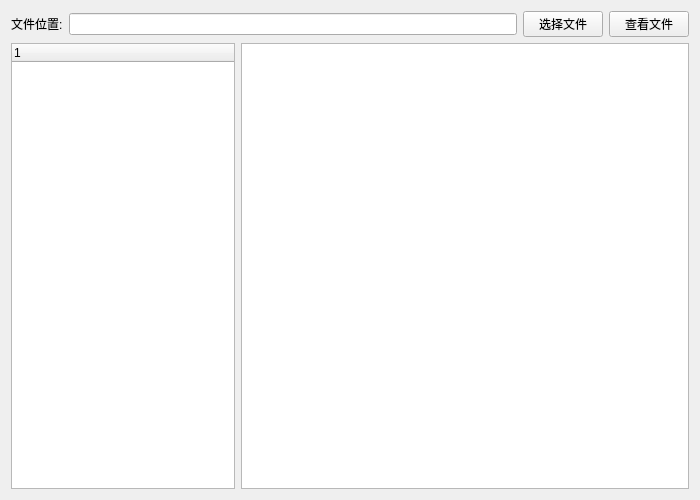
<?xml version="1.0" encoding="UTF-8"?>
<ui version="4.0">
 <class>ShowLocalDate</class>
 <widget class="QWidget" name="ShowLocalDate">
  <property name="geometry">
   <rect>
    <x>0</x>
    <y>0</y>
    <width>700</width>
    <height>500</height>
   </rect>
  </property>
  <property name="windowTitle">
   <string>Form</string>
  </property>
  <layout class="QGridLayout" name="gridLayout">
   <item row="0" column="0">
    <layout class="QVBoxLayout" name="verticalLayout">
     <item>
      <layout class="QHBoxLayout" name="horizontalLayout">
       <item>
        <widget class="QLabel" name="label_3">
         <property name="text">
          <string>文件位置:</string>
         </property>
        </widget>
       </item>
       <item>
        <widget class="QLineEdit" name="lineEdit"/>
       </item>
       <item>
        <widget class="QPushButton" name="choseFile">
         <property name="text">
          <string>选择文件</string>
         </property>
        </widget>
       </item>
       <item>
        <widget class="QPushButton" name="showFile">
         <property name="text">
          <string>查看文件</string>
         </property>
        </widget>
       </item>
      </layout>
     </item>
     <item>
      <layout class="QHBoxLayout" name="horizontalLayout_2" stretch="1,2">
       <item>
        <widget class="QTreeWidget" name="treeWidget">
         <column>
          <property name="text">
           <string notr="true">1</string>
          </property>
         </column>
        </widget>
       </item>
       <item>
        <widget class="QTableView" name="tableView"/>
       </item>
      </layout>
     </item>
    </layout>
   </item>
  </layout>
 </widget>
 <resources/>
 <connections/>
</ui>
